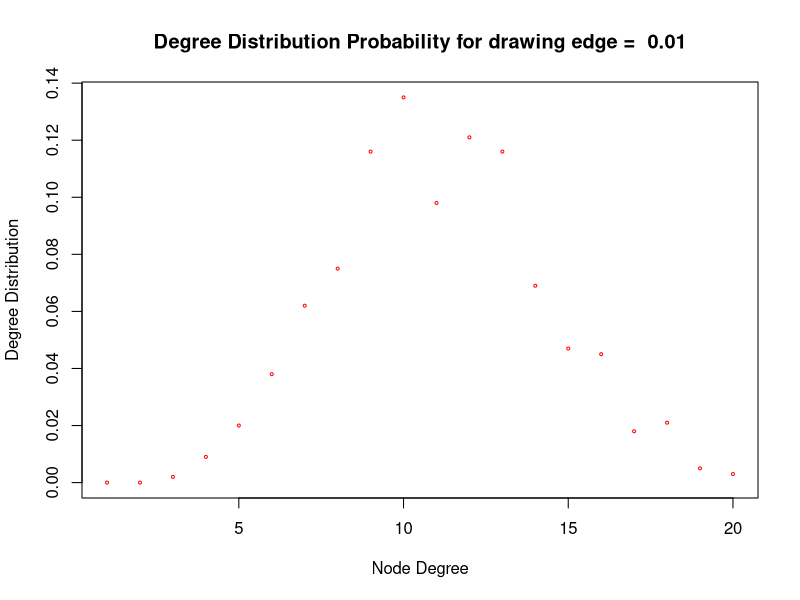
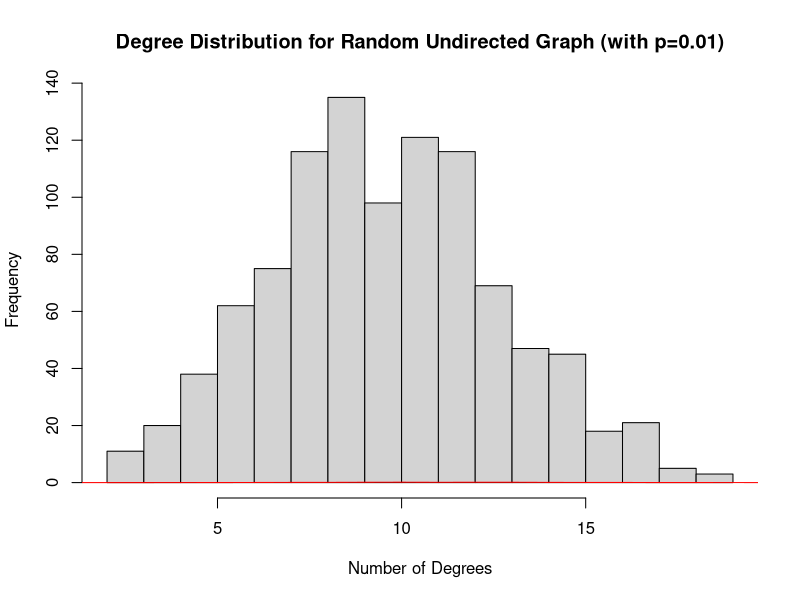
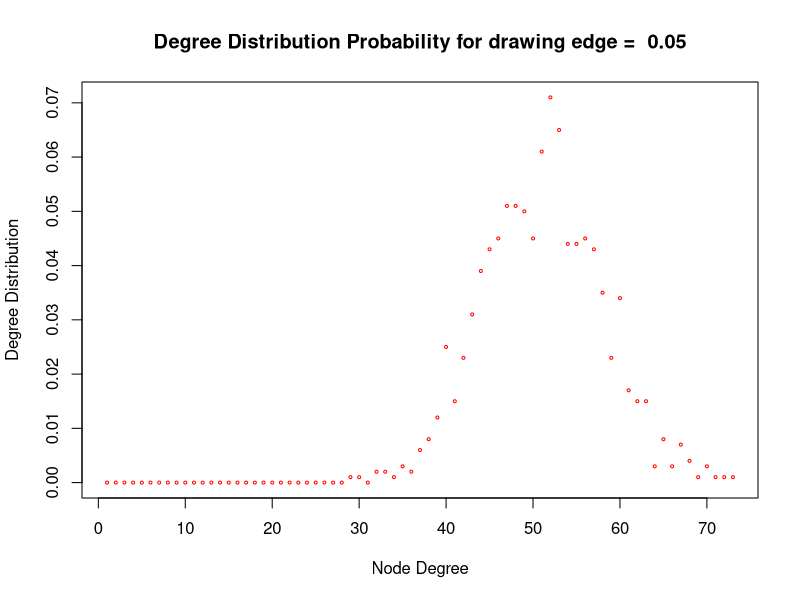
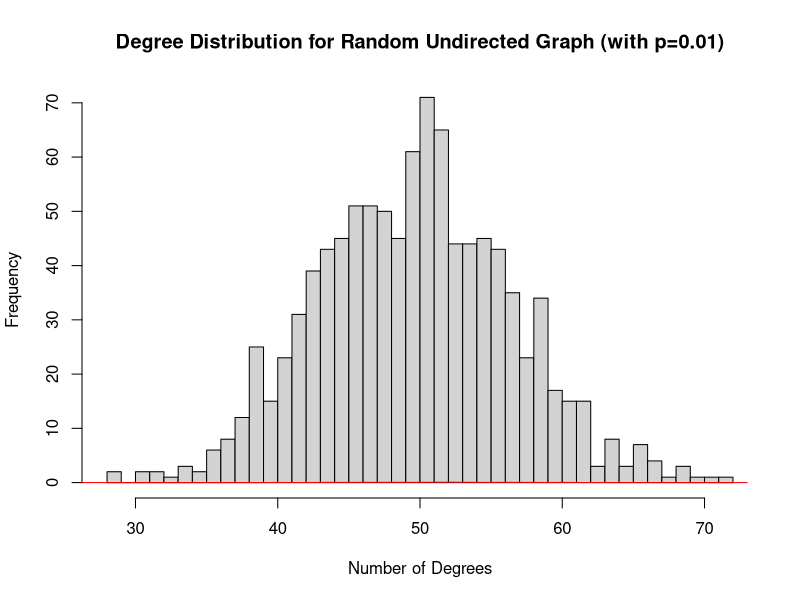
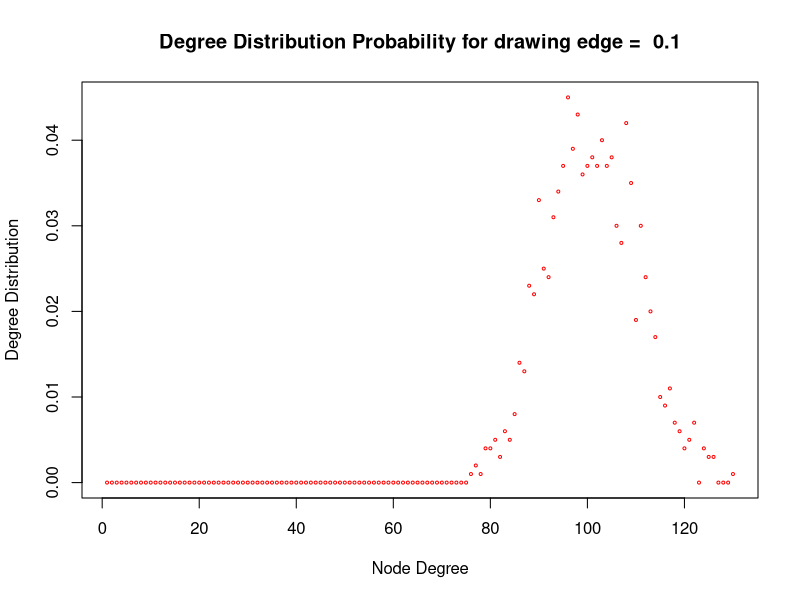
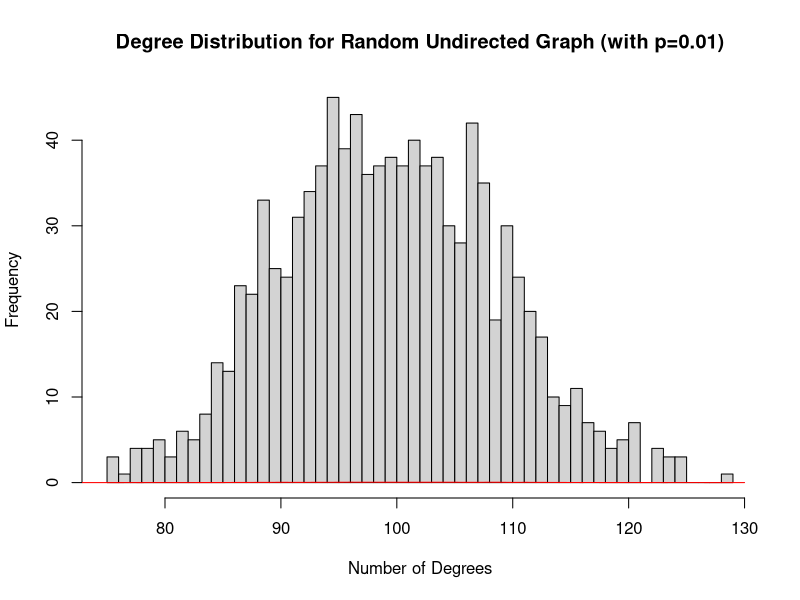

Here is the R script that generated these plots, in order:
###########################################################################
#Copyright (C) 2017 Anshita, Swati and Vishank - All Rights Reserved.
###########################################################################


###########################################################################
#Part 1 - a and b
#Create three undirected random networks with 1000 nodes, 
#and the probability p for drawing an edge between two arbi- trary vertices 0.01, 0.05 and 0.1 respectively. 
#Plot the degree distributions.
##########################################################################

rm(list = ls())
library(igraph)

prob <- c(0.01,0.05,0.1)
graphLabel <- "Degree Distribution Probability for drawing edge = "
  

for (p in prob){
  g <- erdos.renyi.game(1000, p, directed = FALSE)
  label <- paste(graphLabel, p, sep = " ")
  name<- paste(label,".png", sep ="")
  #png(name)
  plot(degree.distribution(g), xlab="Node Degree", ylab ="Degree Distribution", main = label, col ="red", cex = .4)
  deg1 <- degree(g)
  #png(name)
  hist(deg1, breaks = seq(from = min(deg1), to = max(deg1), by=1), main = "Degree Distribution for Random Undirected Graph (with p=0.01)", xlab = "Number of Degrees")
  lines(degree.distribution(g) ,col = "red")
  #dev.off()
  
  print(paste("Probabilty is:",p))
  print(paste("Diameter is:",diameter(g)))
  isConnected <- is.connected(g)
  print(paste("Graph is connected:",isConnected))
}

##########################################################################
#Part c - find Pc value 
##########################################################################
p <- 0.010
pc_value <- 0
while(TRUE){
  g <- erdos.renyi.game(1000, p, directed = FALSE)
  if(!is_connected(g)){
    pc_value <- p
    break
  }
  p <- p-0.001
}

print(paste("Pc value is",pc_value))